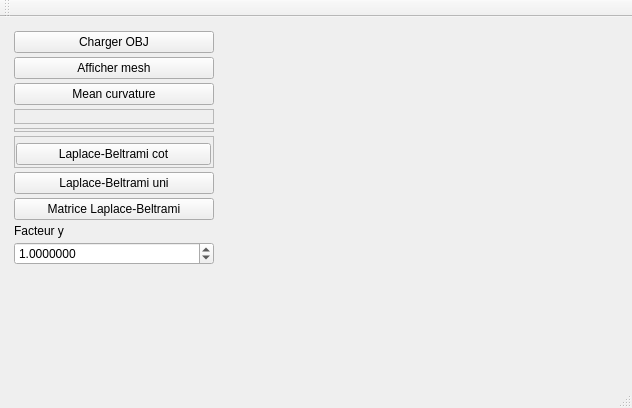
<?xml version="1.0" encoding="UTF-8"?>
<ui version="4.0">
 <class>MainWindow</class>
 <widget class="QMainWindow" name="MainWindow">
  <property name="geometry">
   <rect>
    <x>0</x>
    <y>0</y>
    <width>632</width>
    <height>408</height>
   </rect>
  </property>
  <property name="windowTitle">
   <string>MainWindow</string>
  </property>
  <widget class="QWidget" name="centralWidget">
   <layout class="QHBoxLayout" name="horizontalLayout">
    <item>
     <widget class="QWidget" name="widget_2" native="true">
      <property name="sizePolicy">
       <sizepolicy hsizetype="Maximum" vsizetype="Preferred">
        <horstretch>150</horstretch>
        <verstretch>0</verstretch>
       </sizepolicy>
      </property>
      <property name="minimumSize">
       <size>
        <width>150</width>
        <height>0</height>
       </size>
      </property>
      <layout class="QVBoxLayout" name="verticalLayout">
       <property name="spacing">
        <number>4</number>
       </property>
       <property name="leftMargin">
        <number>3</number>
       </property>
       <property name="topMargin">
        <number>3</number>
       </property>
       <property name="rightMargin">
        <number>3</number>
       </property>
       <property name="bottomMargin">
        <number>3</number>
       </property>
       <item>
        <widget class="QPushButton" name="pushButton_chargement">
         <property name="minimumSize">
          <size>
           <width>200</width>
           <height>0</height>
          </size>
         </property>
         <property name="text">
          <string>Charger OBJ</string>
         </property>
        </widget>
       </item>
       <item>
        <widget class="QPushButton" name="pushButton">
         <property name="text">
          <string>Afficher mesh</string>
         </property>
        </widget>
       </item>
       <item>
        <widget class="QPushButton" name="Unscale">
         <property name="text">
          <string>Mean curvature</string>
         </property>
        </widget>
       </item>
       <item>
        <widget class="QFrame" name="frame">
         <property name="frameShape">
          <enum>QFrame::StyledPanel</enum>
         </property>
         <property name="frameShadow">
          <enum>QFrame::Raised</enum>
         </property>
         <layout class="QVBoxLayout" name="verticalLayout_2">
          <property name="spacing">
           <number>1</number>
          </property>
          <property name="leftMargin">
           <number>2</number>
          </property>
          <property name="topMargin">
           <number>2</number>
          </property>
          <property name="rightMargin">
           <number>2</number>
          </property>
          <property name="bottomMargin">
           <number>2</number>
          </property>
          <item>
           <widget class="QWidget" name="widget_4" native="true">
            <layout class="QHBoxLayout" name="horizontalLayout_2">
             <property name="spacing">
              <number>1</number>
             </property>
             <property name="leftMargin">
              <number>2</number>
             </property>
             <property name="topMargin">
              <number>2</number>
             </property>
             <property name="rightMargin">
              <number>2</number>
             </property>
             <property name="bottomMargin">
              <number>2</number>
             </property>
            </layout>
           </widget>
          </item>
          <item>
           <widget class="QWidget" name="widget_3" native="true">
            <property name="sizePolicy">
             <sizepolicy hsizetype="Preferred" vsizetype="Preferred">
              <horstretch>0</horstretch>
              <verstretch>0</verstretch>
             </sizepolicy>
            </property>
            <layout class="QHBoxLayout" name="horizontalLayout_3">
             <property name="spacing">
              <number>1</number>
             </property>
             <property name="leftMargin">
              <number>2</number>
             </property>
             <property name="topMargin">
              <number>2</number>
             </property>
             <property name="rightMargin">
              <number>2</number>
             </property>
             <property name="bottomMargin">
              <number>2</number>
             </property>
            </layout>
           </widget>
          </item>
         </layout>
        </widget>
       </item>
       <item>
        <widget class="QFrame" name="frame_3">
         <property name="frameShape">
          <enum>QFrame::StyledPanel</enum>
         </property>
         <property name="frameShadow">
          <enum>QFrame::Raised</enum>
         </property>
         <layout class="QHBoxLayout" name="horizontalLayout_6">
          <property name="spacing">
           <number>1</number>
          </property>
          <property name="leftMargin">
           <number>1</number>
          </property>
          <property name="topMargin">
           <number>1</number>
          </property>
          <property name="rightMargin">
           <number>1</number>
          </property>
          <property name="bottomMargin">
           <number>1</number>
          </property>
         </layout>
        </widget>
       </item>
       <item>
        <widget class="QFrame" name="frame_2">
         <property name="frameShape">
          <enum>QFrame::StyledPanel</enum>
         </property>
         <property name="frameShadow">
          <enum>QFrame::Raised</enum>
         </property>
         <layout class="QVBoxLayout" name="verticalLayout_3">
          <property name="spacing">
           <number>2</number>
          </property>
          <property name="leftMargin">
           <number>1</number>
          </property>
          <property name="topMargin">
           <number>2</number>
          </property>
          <property name="rightMargin">
           <number>2</number>
          </property>
          <property name="bottomMargin">
           <number>2</number>
          </property>
          <item>
           <widget class="QWidget" name="widget_5" native="true">
            <layout class="QHBoxLayout" name="horizontalLayout_5">
             <property name="spacing">
              <number>1</number>
             </property>
             <property name="leftMargin">
              <number>1</number>
             </property>
             <property name="topMargin">
              <number>1</number>
             </property>
             <property name="rightMargin">
              <number>1</number>
             </property>
             <property name="bottomMargin">
              <number>1</number>
             </property>
            </layout>
           </widget>
          </item>
          <item>
           <widget class="QPushButton" name="operateur">
            <property name="text">
             <string>Laplace-Beltrami cot</string>
            </property>
           </widget>
          </item>
         </layout>
        </widget>
       </item>
       <item>
        <widget class="QPushButton" name="pushButton_2">
         <property name="text">
          <string>Laplace-Beltrami uni</string>
         </property>
         <property name="pushButton_3" stdset="0">
          <string/>
         </property>
        </widget>
       </item>
       <item>
        <widget class="QPushButton" name="pushButton_3">
         <property name="text">
          <string>Matrice Laplace-Beltrami</string>
         </property>
        </widget>
       </item>
       <item>
        <widget class="QLabel" name="label_2">
         <property name="text">
          <string>Facteur y</string>
         </property>
        </widget>
       </item>
       <item>
        <widget class="QDoubleSpinBox" name="doubleSpinBox_2">
         <property name="decimals">
          <number>7</number>
         </property>
         <property name="minimum">
          <double>0.000000000000000</double>
         </property>
         <property name="singleStep">
          <double>0.000001000000000</double>
         </property>
         <property name="value">
          <double>1.000000000000000</double>
         </property>
        </widget>
       </item>
       <item>
        <spacer name="verticalSpacer">
         <property name="orientation">
          <enum>Qt::Vertical</enum>
         </property>
         <property name="sizeHint" stdset="0">
          <size>
           <width>20</width>
           <height>40</height>
          </size>
         </property>
        </spacer>
       </item>
      </layout>
     </widget>
    </item>
    <item>
     <widget class="MeshViewerWidget" name="displayWidget" native="true"/>
    </item>
   </layout>
  </widget>
  <widget class="QMenuBar" name="menuBar">
   <property name="geometry">
    <rect>
     <x>0</x>
     <y>0</y>
     <width>632</width>
     <height>22</height>
    </rect>
   </property>
  </widget>
  <widget class="QToolBar" name="mainToolBar">
   <attribute name="toolBarArea">
    <enum>TopToolBarArea</enum>
   </attribute>
   <attribute name="toolBarBreak">
    <bool>false</bool>
   </attribute>
  </widget>
  <widget class="QStatusBar" name="statusBar"/>
 </widget>
 <layoutdefault spacing="6" margin="11"/>
 <customwidgets>
  <customwidget>
   <class>MeshViewerWidget</class>
   <extends>QWidget</extends>
   <header location="global">meshviewerwidget.h</header>
   <container>1</container>
  </customwidget>
 </customwidgets>
 <resources/>
 <connections/>
</ui>
